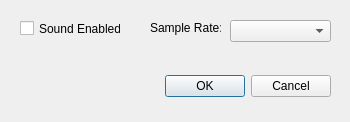
<?xml version="1.0" encoding="UTF-8"?>
<ui version="4.0">
 <class>SoundSettings</class>
 <widget class="QDialog" name="SoundSettings">
  <property name="geometry">
   <rect>
    <x>0</x>
    <y>0</y>
    <width>350</width>
    <height>122</height>
   </rect>
  </property>
  <property name="windowTitle">
   <string>Sound Settings</string>
  </property>
  <property name="modal">
   <bool>true</bool>
  </property>
  <widget class="QDialogButtonBox" name="buttonBox">
   <property name="geometry">
    <rect>
     <x>20</x>
     <y>70</y>
     <width>311</width>
     <height>32</height>
    </rect>
   </property>
   <property name="orientation">
    <enum>Qt::Horizontal</enum>
   </property>
   <property name="standardButtons">
    <set>QDialogButtonBox::Cancel|QDialogButtonBox::Ok</set>
   </property>
  </widget>
  <widget class="QComboBox" name="comboBoxSampleRate">
   <property name="geometry">
    <rect>
     <x>230</x>
     <y>20</y>
     <width>101</width>
     <height>22</height>
    </rect>
   </property>
  </widget>
  <widget class="QLabel" name="label">
   <property name="geometry">
    <rect>
     <x>150</x>
     <y>20</y>
     <width>71</width>
     <height>16</height>
    </rect>
   </property>
   <property name="text">
    <string>Sample Rate:</string>
   </property>
  </widget>
  <widget class="QCheckBox" name="checkBoxSoundEnabled">
   <property name="geometry">
    <rect>
     <x>20</x>
     <y>20</y>
     <width>101</width>
     <height>17</height>
    </rect>
   </property>
   <property name="text">
    <string>Sound Enabled</string>
   </property>
  </widget>
 </widget>
 <resources/>
 <connections>
  <connection>
   <sender>buttonBox</sender>
   <signal>accepted()</signal>
   <receiver>SoundSettings</receiver>
   <slot>PressedOK()</slot>
   <hints>
    <hint type="sourcelabel">
     <x>248</x>
     <y>254</y>
    </hint>
    <hint type="destinationlabel">
     <x>157</x>
     <y>274</y>
    </hint>
   </hints>
  </connection>
  <connection>
   <sender>buttonBox</sender>
   <signal>rejected()</signal>
   <receiver>SoundSettings</receiver>
   <slot>PressedCancel()</slot>
   <hints>
    <hint type="sourcelabel">
     <x>316</x>
     <y>260</y>
    </hint>
    <hint type="destinationlabel">
     <x>286</x>
     <y>274</y>
    </hint>
   </hints>
  </connection>
 </connections>
 <slots>
  <slot>PressedOK()</slot>
  <slot>PressedCancel()</slot>
 </slots>
</ui>
